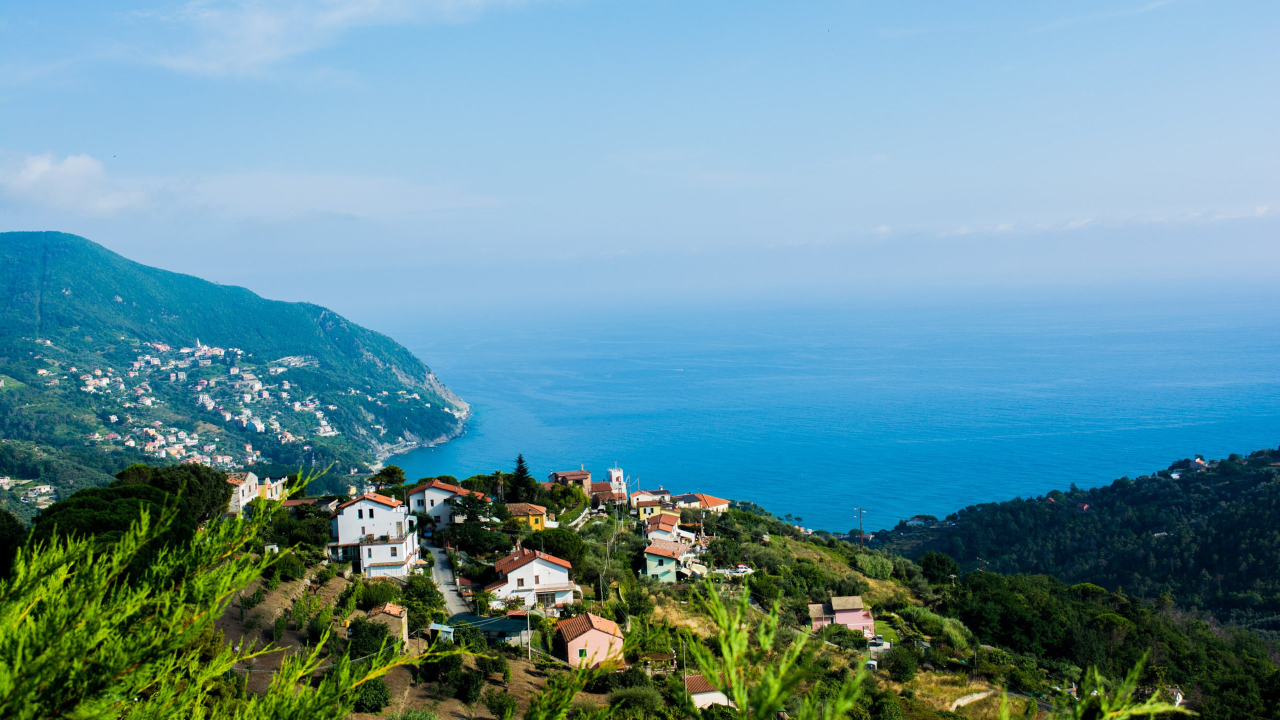
#> input picture origin_pic/1.jpg, 2560 x 1440 px (shown at 1/2 size)
$ python main.py
#> lines starting #> are read from the running program, lines starting #| are printed output that depends on the picture
#> further down, bgr_img is the input picture: shape (1440, 2560, 3); mean B, G, R 156.3, 144.7, 99.5
### gaussian_noise.py
import numpy as np

def gasuss_noise(image, mean=0, sigma=0.05):
    '''
        添加高斯噪声
        mean : 均值
        sigma : 标准差
    '''
#> called with mean = 0, sigma = 0.05
    image = np.array(image / 255, dtype=float)
    noise = np.random.normal(mean, sigma, image.shape)
    out = image + noise
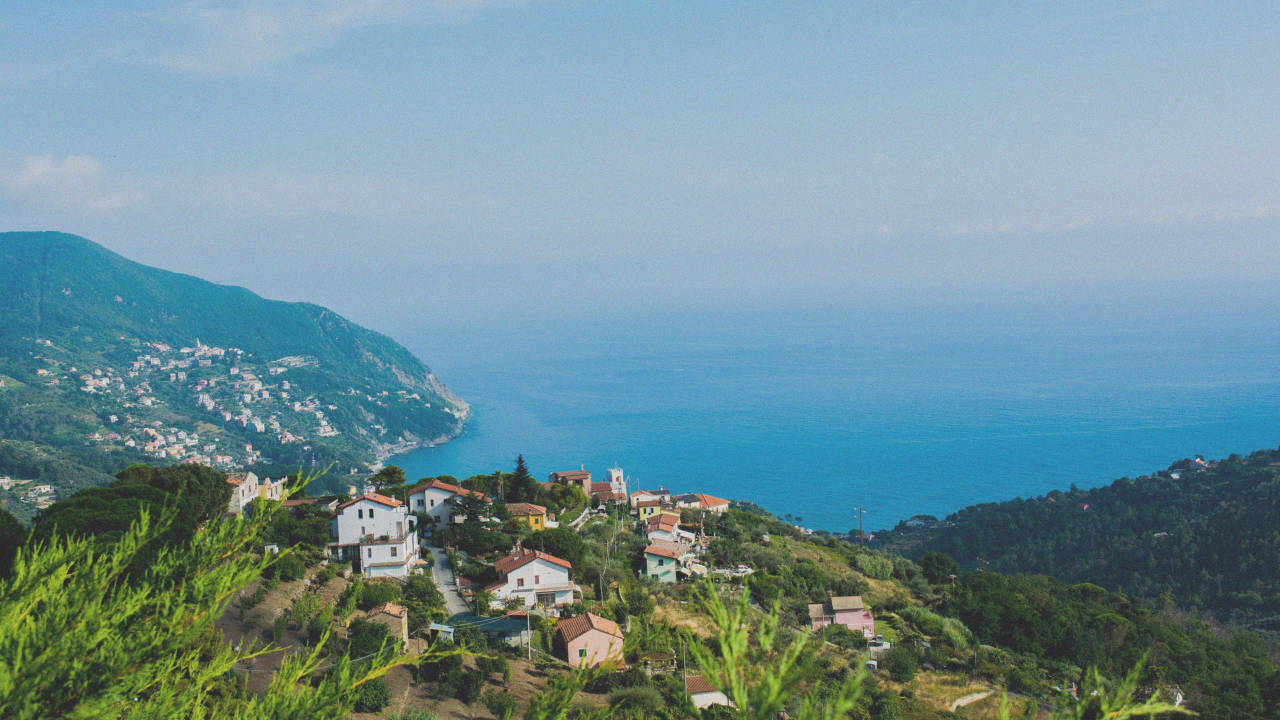
#> out: shape (1440, 2560, 3) float64 (shown at 1/2 size); mean of channels 0, 1, 2 0.613, 0.567, 0.39; drawn with min black and max white
    if out.min() < 0:
        low_clip = -1.
    else:
        low_clip = 0.
    out = np.clip(out, low_clip, 1.0)
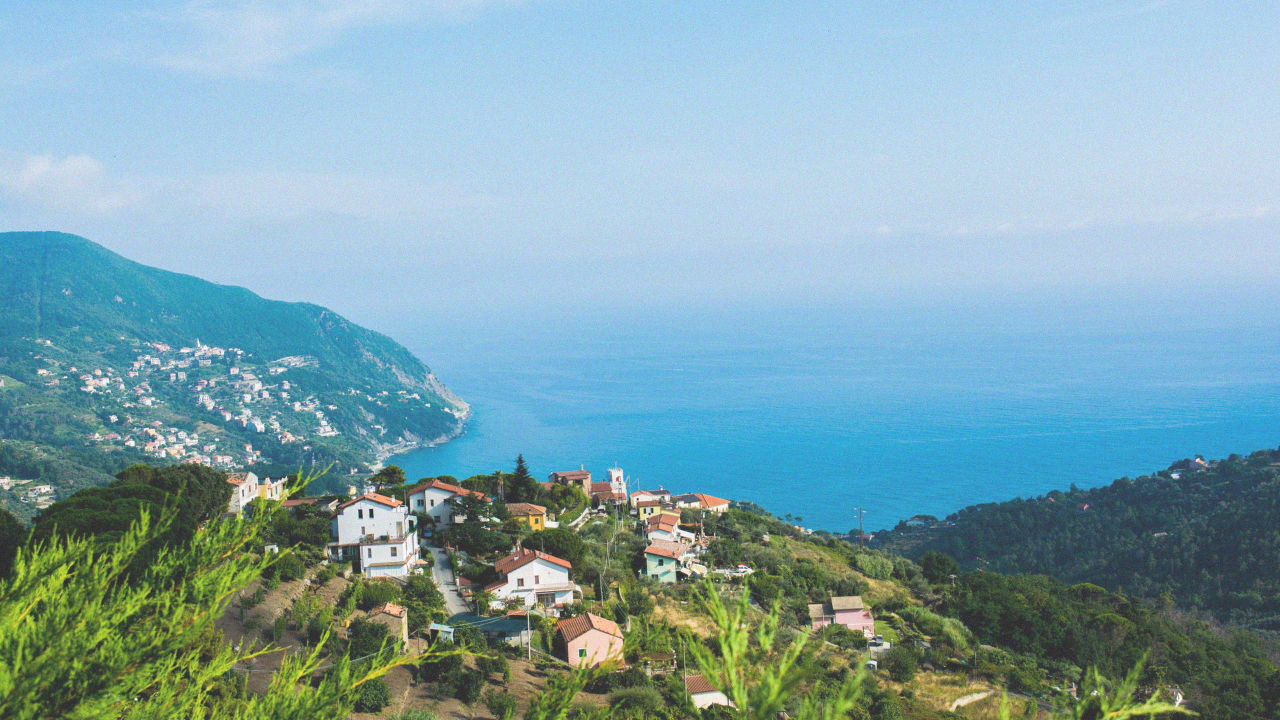
#> out: shape (1440, 2560, 3) float64 (shown at 1/2 size); mean of channels 0, 1, 2 0.613, 0.567, 0.39; drawn with min black and max white
    out = np.uint8(out * 255)
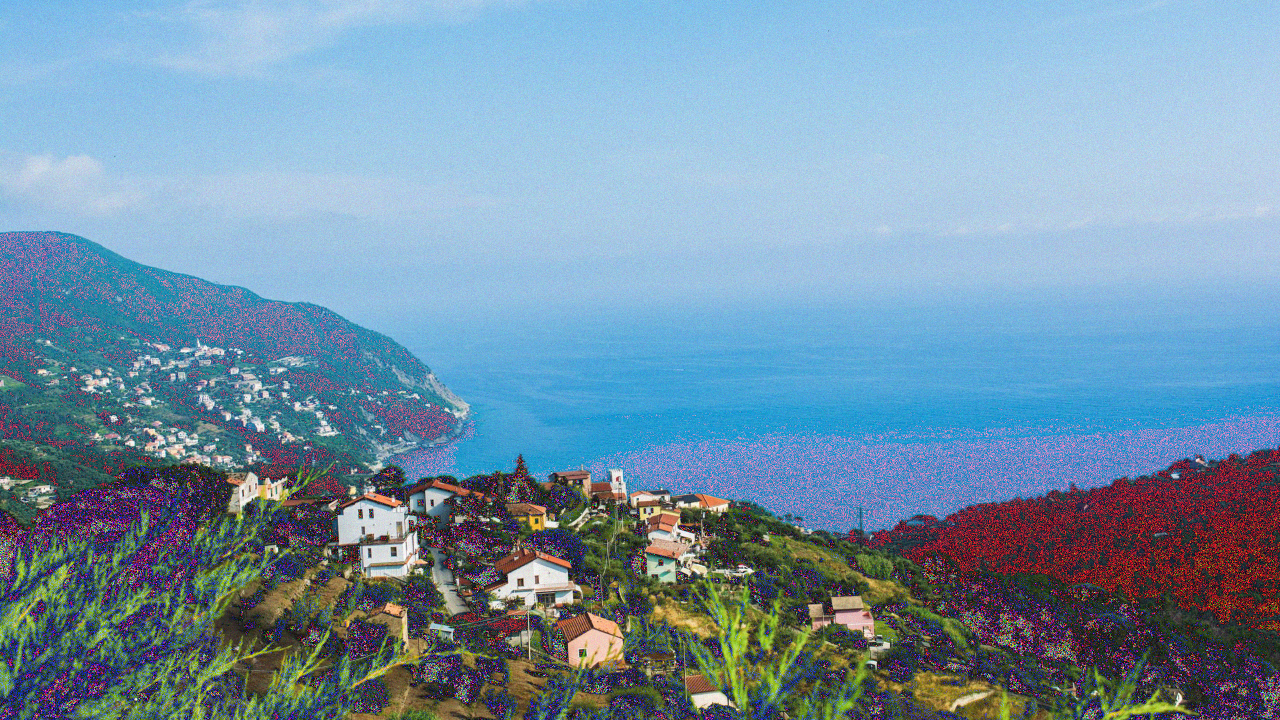
#> out: shape (1440, 2560, 3) (shown at 1/2 size); mean of channels 0, 1, 2 168, 146.7, 116.4; drawn as B, G, R
    return out

### main.py
import imutils as imutils
from cv2 import cv2
import gaussian_noise as gs

img_path=("origin_pic/")
tgt_path=("target/")
bgr_img=cv2.imread(img_path+"1.jpg",1)

noise_img=gs.gasuss_noise(bgr_img)
resized_img=cv2.resize(noise_img,(600,450))
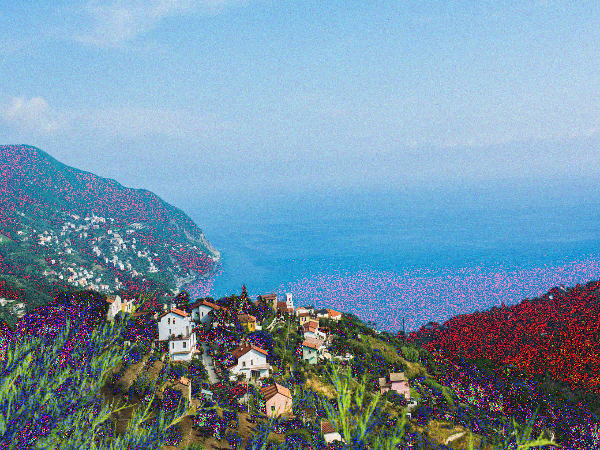
#> resized_img: shape (450, 600, 3); mean of channels 0, 1, 2 167.9, 146.6, 116.2; drawn as B, G, R

cv2.imshow('noise image', imutils.resize(bgr_img,600,450))  #利用imutils模块调整显示图像大小
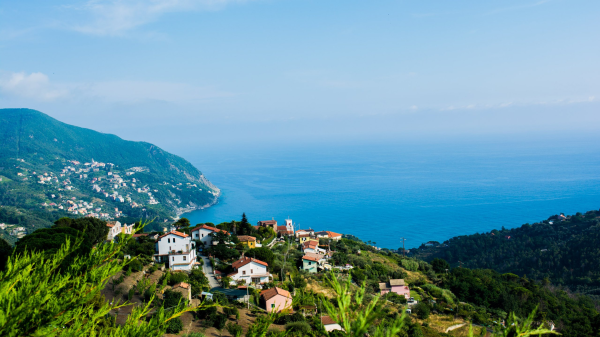
#> window 'noise image': shape (337, 600, 3); mean B, G, R 156.3, 144.7, 99.5
if cv2.waitKey(0) == 27:
#> (key Esc is pressed here)
    cv2.destroyAllWindows()

cv2.imwrite(tgt_path+'noise_005_img1.jpg',resized_img)
